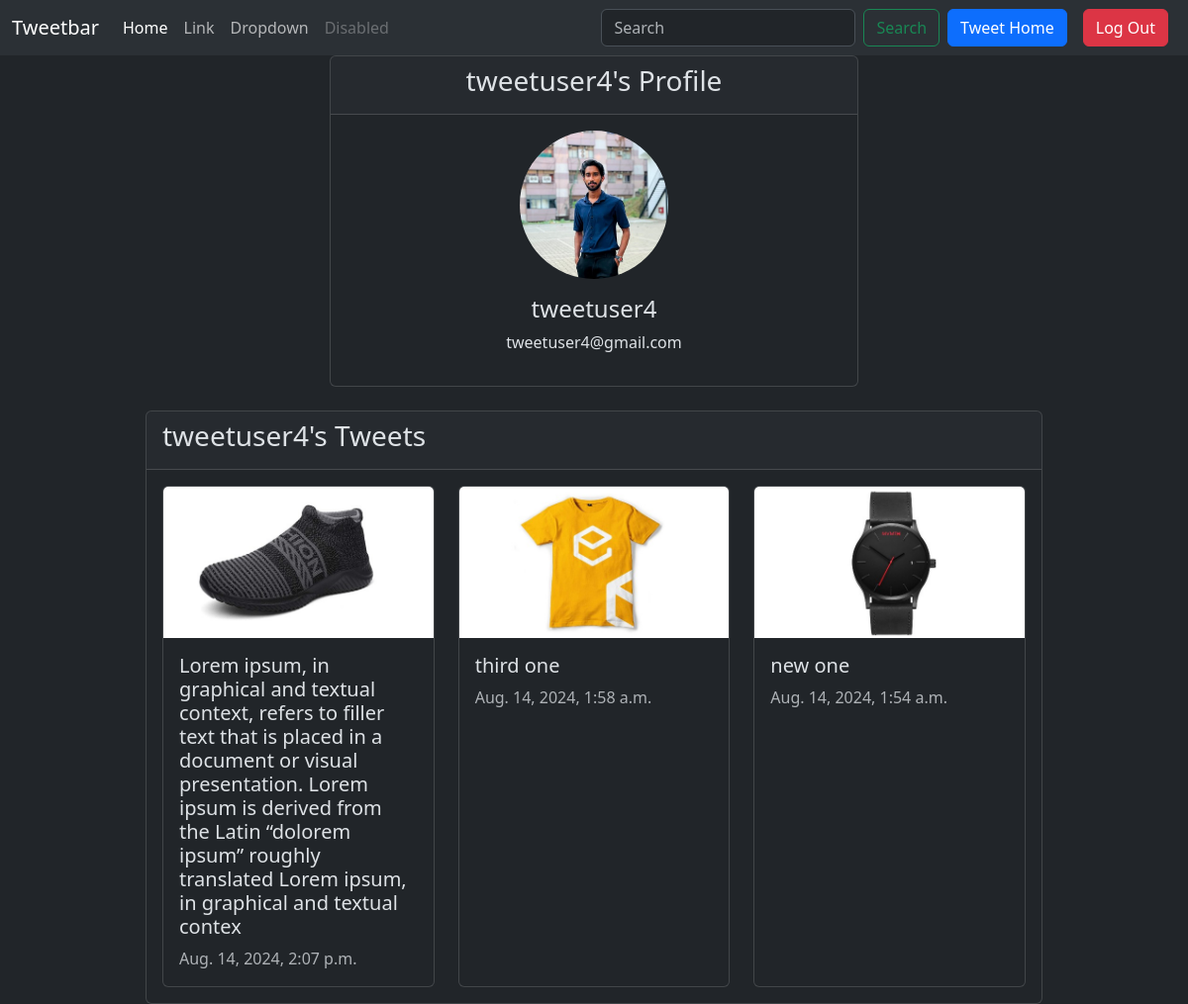
The page /profile/tweetuser4/ on the database its author committed.
### tweetapp/models.py (models this page shows, shortened)
class Profile(models.Model):
    user = models.OneToOneField(User, on_delete=models.CASCADE)
    avatar = models.ImageField(upload_to='avatars/', blank=True, null=True)

class Tweet(models.Model):
    user = models.ForeignKey(User, on_delete=models.CASCADE)
    text = models.TextField(max_length=240)
    photo = models.ImageField(upload_to='photos/', blank=True, null=True)
    created_at = models.DateTimeField(auto_now=True)
    updated_at = models.DateTimeField(auto_now=True)
    like_count = models.PositiveIntegerField(default=0)

### tweetapp/views.py (the view)
# urls.py: path('profile/<str:username>/', views.profile, name='profile'),
def profile(request, username):
    user = get_object_or_404(User, username=username)
    tweets = Tweet.objects.filter(user=user).order_by('-created_at')
    context = {
        'user': user,
        'tweets': tweets,
    }
    return render(request, 'profile.html', context)

### tweetapp/templates/profile.html (shortened to what this page needs)
{% extends "layout.html" %}
{% load static %}
{% block content %}
<div class="container">
    <div class="row justify-content-center">
        <div class="col-md-6">
            <div class="card text-center">
                <div class="card-header">
                    <h3>{{ user.username }}'s Profile</h3>
                </div>
                <div class="card-body">
                    {% if user.profile.avatar %}
                    <img src="{{ user.profile.avatar.url }}" alt="{{ user.username }}" class="rounded-circle mb-3"
                        style="width: 150px; height: 150px; object-fit: cover;">
                    {% else %}
                    <img src="{% static 'default-avatar.png' %}" alt="{{ user.username }}" class="rounded-circle mb-3"
                        style="width: 150px; height: 150px; object-fit: cover;">
                    {% endif %}
                    <h4>{{ user.username }}</h4>
                    <p>{{ user.email }}</p>
                </div>
            </div>
        </div>
    </div>
    <div class="row justify-content-center mt-4">
        <div class="col-md-10">
            <div class="card">
                <div class="card-header">
                    <h3>{{ user.username }}'s Tweets</h3>
                </div>
                <div class="card-body">
                    {% if tweets %}
                    <div class="row row-cols-1 row-cols-md-3 g-4">
                        {% for tweet in tweets %}
                        <div class="col">
                            <div class="card h-100">
                                {% if tweet.photo %}
                                <img src="{{ tweet.photo.url }}" class="card-img-top" alt="...">
                                {% endif %}
                                <div class="card-body">
                                    <h5 class="card-title">{{ tweet.text }}</h5>
                                    <p class="card-text text-muted">{{ tweet.created_at }}</p>
                                </div>
                            </div>
                        </div>
                        {% endfor %}
                    </div>
                    {% else %}
                    <p>{{ user.username }} has not tweeted yet.</p>
                    {% endif %}
                </div>
            </div>
        </div>
    </div>
</div>
{% endblock %}

### templates/layout.html (shortened to what this page needs)
{% load static %}
<!DOCTYPE html>
<html lang="en" data-bs-theme="dark">
<head>
    <link href="https://cdn.jsdelivr.net/npm/bootstrap@5.3.3/dist/css/bootstrap.min.css" rel="stylesheet"
>
    <link rel="stylesheet" href="https://cdnjs.cloudflare.com/ajax/libs/font-awesome/6.0.0-beta3/css/all.min.css">
    <link rel="stylesheet" href="{% static 'main.css' %}">
</head>
<body>
    <nav class="navbar navbar-expand-lg bg-body-tertiary">
        <div class="container-fluid">
            <a class="navbar-brand" href="#">Tweetbar</a>
            <div class="collapse navbar-collapse" id="navbarSupportedContent">
                <ul class="navbar-nav me-auto mb-2 mb-lg-0">
                    <li class="nav-item">
                        <a class="nav-link active" aria-current="page" href="#">Home</a>
                    </li>
                    <li class="nav-item">
                        <a class="nav-link" href="#">Link</a>
                    </li>
                    <li class="nav-item dropdown">
                        <a class="nav-link dropdown-toggle" href="#" role="button" data-bs-toggle="dropdown"
                            aria-expanded="false">
                            Dropdown
                        </a>
                    </li>
                    <li class="nav-item">
                        <a class="nav-link disabled" aria-disabled="true">Disabled</a>
                    </li>
                </ul>
                <form class="d-flex" role="search">
                    <input class="form-control me-2" type="search" placeholder="Search" aria-label="Search">
                    <button class="btn btn-outline-success" type="submit">Search</button>
                </form>
                <a href="{% url 'tweet_list' %}" class="btn btn-primary mx-2">Tweet Home</a>
                {% if user.is_authenticated %}
                <form method="post" action="{% url 'logout' %}" class="d-inline">
                    <button type="submit" class="btn btn-danger mx-2">Log Out</button>
                </form>
                {% else %}
                <a href="{% url 'register' %}" class="btn btn-primary mx-2">Register</a>
                <a href="{% url 'login' %}" class="btn btn-success mx-2">Login</a>
                {% endif %}
            </div>
        </div>
    </nav>
    <div class="container">
        {% block content %}
        {% endblock %}
    </div>
</body>
</html>

### static/main.css (style rules this page uses)
.dropdown { display: flex; justify-content: end; }
.dropdown-toggle::after { display: none; }

### rows shown on the page
Tweet: photo (picture), text "Lorem ipsum, in graphical and textual context, refers to filler text that is placed in a document or visual presentation. Lorem ipsum is derived from the Latin “dolorem ipsum” roughly translated Lorem ipsum, in graphical and textual contex", created_at "Aug. 14, 2024, 2:07 p.m."
Tweet: photo (picture), text "third one", created_at "Aug. 14, 2024, 1:58 a.m."
Tweet: photo (picture), text "new one", created_at "Aug. 14, 2024, 1:54 a.m."

### other values the page prints
{{ user.username }} "tweetuser4"
{{ user.email }} "tweetuser4@gmail.com"
